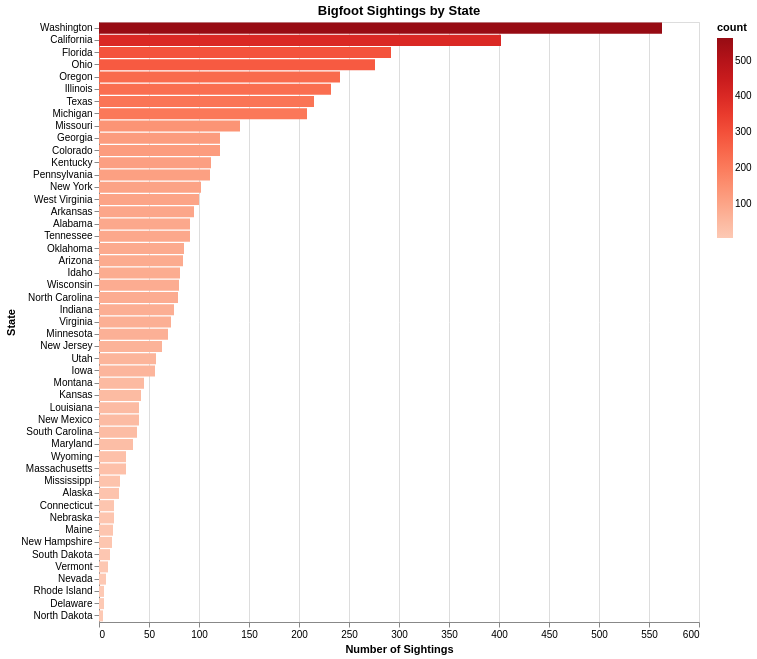

Notebook source saved alongside this figure:
### Code cell
import altair as alt
bar_chart = alt.Chart(state_counts).mark_bar().encode(
    x=alt.X('count:Q', title='Number of Sightings'), y=alt.Y('state:N', sort='-x', title='State'),
    color=alt.Color('count:Q', scale=alt.Scale(scheme='reds'))
).properties(
    title='Bigfoot Sightings by State',
    width=600, height=600
)
bar_chart

### Figure 1 — Vega-Lite specification as saved in the notebook (floating-point values rounded to 4 significant figures)
{"config": {"view": {"continuousWidth": 300, "continuousHeight": 300}}, "data": {"name": "data-34a3a70077b364f4f298a8740e1e6434"}, "mark": {"type": "bar"}, "encoding": {"color": {"field": "count", "scale": {"scheme": "reds"}, "type": "quantitative"}, "x": {"field": "count", "title": "Number of Sightings", "type": "quantitative"}, "y": {"field": "state", "sort": "-x", "title": "State", "type": "nominal"}}, "height": 600, "title": "Bigfoot Sightings by State", "width": 600, "$schema": "https://vega.github.io/schema/vega-lite/v5.8.0.json", "datasets": {"data-34a3a70077b364f4f298a8740e1e6434": [{"state": "Washington", "count": 563}, {"state": "California", "count": 402}, {"state": "Florida", "count": 292}, {"state": "Ohio", "count": 276}, {"state": "Oregon", "count": 241}, {"state": "Illinois", "count": 232}, {"state": "Texas", "count": 215}, {"state": "Michigan", "count": 208}, {"state": "Missouri", "count": 141}, {"state": "Georgia", "count": 121}, {"state": "Colorado", "count": 121}, {"state": "Kentucky", "count": 112}, {"state": "Pennsylvania", "count": 111}, {"state": "New York", "count": 102}, {"state": "West Virginia", "count": 100}, {"state": "Arkansas", "count": 95}, {"state": "Alabama", "count": 91}, {"state": "Tennessee", "count": 91}, {"state": "Oklahoma", "count": 85}, {"state": "Arizona", "count": 84}, {"state": "Idaho", "count": 81}, {"state": "Wisconsin", "count": 80}, {"state": "North Carolina", "count": 79}, {"state": "Indiana", "count": 75}, {"state": "Virginia", "count": 72}, {"state": "Minnesota", "count": 69}, {"state": "New Jersey", "count": 63}, {"state": "Utah", "count": 57}, {"state": "Iowa", "count": 56}, {"state": "Montana", "count": 45}, {"state": "Kansas", "count": 42}, {"state": "Louisiana", "count": 40}, {"state": "New Mexico", "count": 40}, {"state": "South Carolina", "count": 38}, {"state": "Maryland", "count": 34}, {"state": "Wyoming", "count": 27}, {"state": "Massachusetts", "count": 27}, {"state": "Mississippi", "count": 21}, {"state": "Alaska", "count": 20}, {"state": "Connecticut", "count": 15}, {"state": "Nebraska", "count": 15}, {"state": "Maine", "count": 14}, {"state": "New Hampshire", "count": 13}, {"state": "South Dakota", "count": 11}, {"state": "Vermont", "count": 9}, {"state": "Nevada", "count": 7}, {"state": "Rhode Island", "count": 5}, {"state": "Delaware", "count": 5}, {"state": "North Dakota", "count": 4}]}}
